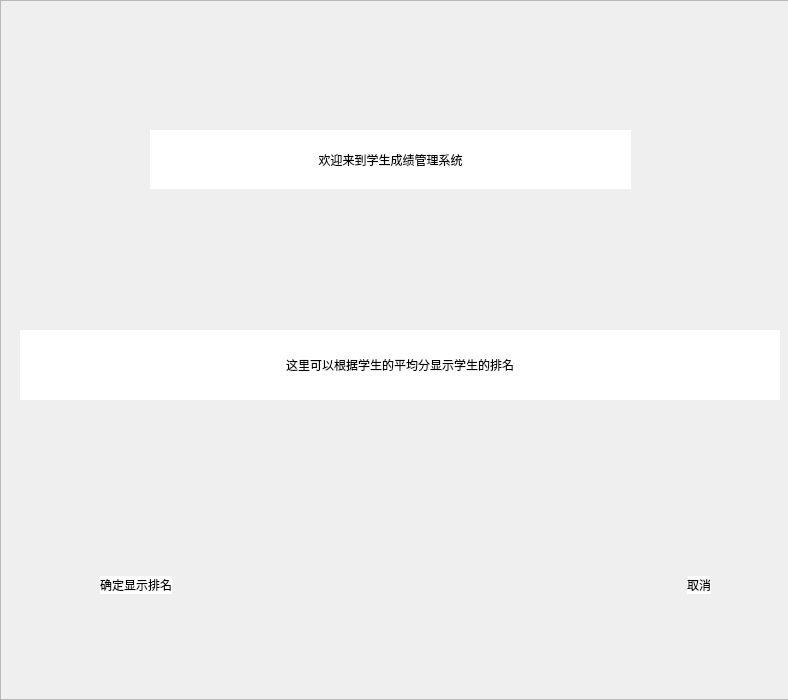
<?xml version="1.0" encoding="UTF-8"?>
<ui version="4.0">
 <class>sort_averagePage</class>
 <widget class="QWidget" name="sort_averagePage">
  <property name="geometry">
   <rect>
    <x>0</x>
    <y>0</y>
    <width>788</width>
    <height>700</height>
   </rect>
  </property>
  <property name="maximumSize">
   <size>
    <width>788</width>
    <height>16777215</height>
   </size>
  </property>
  <property name="sizeIncrement">
   <size>
    <width>493</width>
    <height>400</height>
   </size>
  </property>
  <property name="windowTitle">
   <string>Form</string>
  </property>
  <property name="styleSheet">
   <string notr="true">

QWidget#sort_averagePage QPushButton{
  border:none;
  border-radius:10px;
  background-color: rgb(255, 255, 255);
 
	color: rgb(0, 0, 0);
  font: 10pt &quot;Microsoft YaHei UI&quot;;   

}
QWidget#sort_averagePageQPushButton:hover{
  
	background-color: rgb(177, 255, 255);
}
QWidget#sort_averagePage QLabel{
	color: rgb(0, 0, 0);
	font: 10pt &quot;Microsoft YaHei UI&quot;;
	background-color: rgb(255, 255, 255);
}
</string>
  </property>
  <widget class="QFrame" name="frame">
   <property name="geometry">
    <rect>
     <x>0</x>
     <y>0</y>
     <width>811</width>
     <height>700</height>
    </rect>
   </property>
   <property name="sizeIncrement">
    <size>
     <width>500</width>
     <height>400</height>
    </size>
   </property>
   <property name="styleSheet">
    <string notr="true">QFrame#frame{
	background-image: url(:/image/2.jpg);
}
QPushButton{
  border:none;
  border-radius:10px;
  background-color: rgb(255, 255, 255);
  color: rgb(0, 0, 0);
  font: 14pt &quot;Microsoft YaHei UI&quot;;   

}
 QPushButton:hover{
  
	background-color: rgb(177, 255, 255);
}
 QLabel{
	color: rgb(0, 0, 0);
	font: 14pt &quot;Microsoft YaHei UI&quot;;
	background-color: rgb(255, 255, 255);
}
QWidget#SearchPage QLineEdit{
	color: rgb(0, 0, 0);
	font: 14pt &quot;Microsoft YaHei UI&quot;;
	background-color: rgb(255, 255, 255);
}
</string>
   </property>
   <property name="frameShape">
    <enum>QFrame::StyledPanel</enum>
   </property>
   <property name="frameShadow">
    <enum>QFrame::Raised</enum>
   </property>
   <widget class="QWidget" name="horizontalWidget" native="true">
    <property name="geometry">
     <rect>
      <x>100</x>
      <y>500</y>
      <width>611</width>
      <height>171</height>
     </rect>
    </property>
    <property name="layoutDirection">
     <enum>Qt::LeftToRight</enum>
    </property>
    <layout class="QHBoxLayout" name="horizontalLayout">
     <item>
      <widget class="QPushButton" name="okbtn">
       <property name="text">
        <string>确定显示排名</string>
       </property>
      </widget>
     </item>
     <item>
      <spacer name="horizontalSpacer">
       <property name="orientation">
        <enum>Qt::Horizontal</enum>
       </property>
       <property name="sizeHint" stdset="0">
        <size>
         <width>20</width>
         <height>20</height>
        </size>
       </property>
      </spacer>
     </item>
     <item>
      <widget class="QPushButton" name="backbtn">
       <property name="text">
        <string>取消</string>
       </property>
      </widget>
     </item>
    </layout>
   </widget>
   <widget class="QLabel" name="label">
    <property name="geometry">
     <rect>
      <x>150</x>
      <y>130</y>
      <width>481</width>
      <height>59</height>
     </rect>
    </property>
    <property name="layoutDirection">
     <enum>Qt::LeftToRight</enum>
    </property>
    <property name="text">
     <string>欢迎来到学生成绩管理系统</string>
    </property>
    <property name="alignment">
     <set>Qt::AlignCenter</set>
    </property>
   </widget>
   <widget class="QLabel" name="label_3">
    <property name="geometry">
     <rect>
      <x>20</x>
      <y>330</y>
      <width>760</width>
      <height>70</height>
     </rect>
    </property>
    <property name="layoutDirection">
     <enum>Qt::LeftToRight</enum>
    </property>
    <property name="text">
     <string>这里可以根据学生的平均分显示学生的排名</string>
    </property>
    <property name="alignment">
     <set>Qt::AlignCenter</set>
    </property>
   </widget>
  </widget>
 </widget>
 <resources/>
 <connections/>
</ui>
